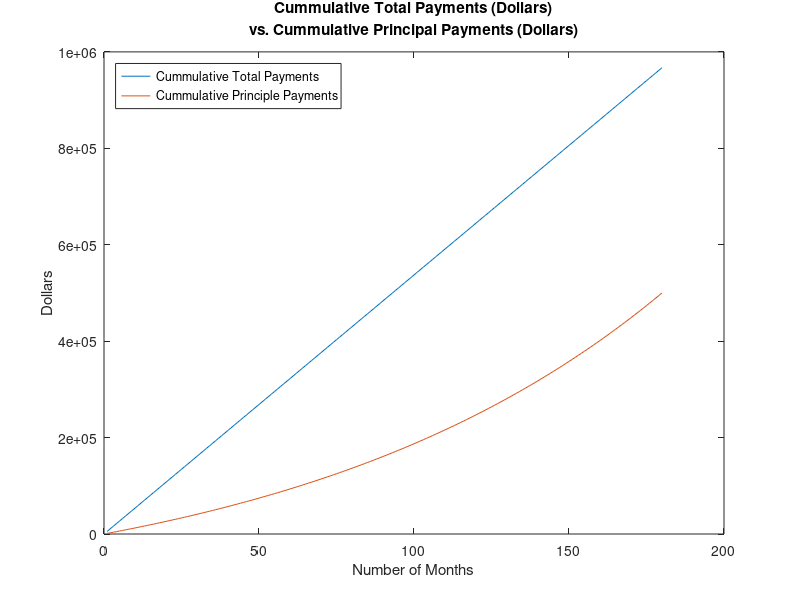

This chart was generated by the following MATLAB code:
%%%%%%%%%%%%%%%%%%%%%%%%%%%%%%%%%%%%%%%%%%%%%%%%%%%%%%%%%%%%%%%%%%%%%
% ENGR 132 
% Program Description 
%calculates cummulative total payments and cummulative principle payments on a amoritized loan and plots the two vectors on one set of axis 
%
% Assignment Information
%   Assignment:     A08, Problem 3
%   Author:         Ayaan Furtado-Tiwari, afurtado@purdue.edu
%   Team ID:        001-02
%   Academic Integrity:
%     [] I worked with one or more peers but our collaboration
%        maintained academic integrity.
%     Peers I worked with: Mihika Sane, sane@purdue
%%%%%%%%%%%%%%%%%%%%%%%%%%%%%%%%%%%%%%%%%%%%%%%%%%%%%%%%%%%%%%%%%%%%%


%% ____________________
%% INITIALIZATION
r = 0.10/12;%periodic interest rate per month (percent)
n = 180;%number of total payments for the life of the loan (payments)
P = 500000;%principle amount of the loan (dollars)

%% ____________________
%% CALCULATIONS
A = (P*(r*(1+r)^n))/((1+r)^n-1); %fixed payment amount per month (dollars)
A_cummulative = [];
S_cummulative_temp = [];

for t = 1:1:n
    A_cummulative(t) = A*t; %cummulative amount of monthly payments (dollars)
    S_cummulative_temp(t) = A*((1+r)^(-(n-t+1)));%amount of principle paid during t month (dollars)
    S_cummulative(t) = sum(S_cummulative_temp);%cummulative amount of principle paid monthly (dollars)
end

%% ____________________
%% FORMATTED FIGURE DISPLAY
%plots cummulative total payments vs cummulative principle payments on a
%set of axis
figure()
plot(1:180,A_cummulative);
title({'Cummulative Total Payments (Dollars)'; 'vs. Cummulative Principal Payments (Dollars)'})
xlabel("Number of Months")
ylabel("Dollars")
hold on
plot(1:180, S_cummulative)
legend("Cummulative Total Payments","Cummulative Principle Payments",'Location',"northwest")
hold off



%% ____________________
%% ACADEMIC INTEGRITY STATEMENT
% I have not used source code obtained from any other unauthorized
% source, either modified or unmodified. I have not provided
% access to my code to anyone in any way. The script I am 
% submitting is my own original work.







